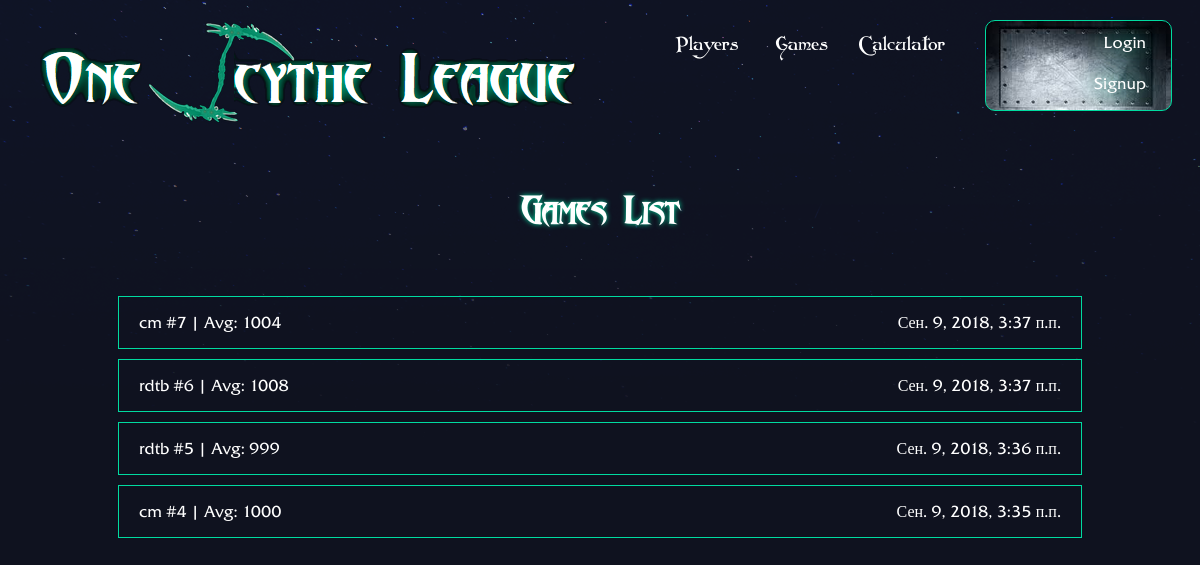
/games/, run on the app's committed database.
### calculator/models.py (models this page shows, shortened)
class Game(models.Model):
    date = models.DateTimeField(auto_now_add=True)
    mode = models.ForeignKey(
        'GameMode',
        on_delete=models.CASCADE,
    )
    players = models.ManyToManyField(
        Player,
        related_name='games',
        blank=True,
        through='PlayerInGame',
    )
    SENTINEL = 'Sentinel'
    SCOURGE = 'Scourge'
    DRAW = 'Draw'
    WINNER_CHOICES = (
        (SENTINEL, 'Sentinel'),
        (SCOURGE, 'Scourge'),
        (DRAW, 'Draw'),
    )
    winner = models.CharField(
        max_length=10,
        choices=WINNER_CHOICES,
        default=DRAW,
    )
    cost = models.IntegerField(default=0)
    COST_CONST = 25
    avg_sentinel = models.IntegerField(default=0)
    avg_scourge = models.IntegerField(default=0)
    count_players_sentinel = models.IntegerField(default=0)
    count_players_scourge = models.IntegerField(default=0)
    class Meta:
        ordering = ['-date']
    def __str__(self):
        return (str(self.mode) + " #" + str(self.id)) + " | Avg: " + str(int( (self.avg_sentinel + self.avg_scourge)/2))

class GameMode(models.Model):
    line = models.CharField(max_length=15)
    def __str__(self):
        return self.line

### calculator/views.py (the view)
# urls.py: url(r'^games/$', views.games_list, name='games_list'),
def games_list(request):
    games = Game.objects.all().order_by('-date');
    return render(request, 'calculator/games_list.html', { 'games': games })

### calculator/templates/calculator/games_list.html
{% extends 'base_layout.html' %}
{% block content %}
<h1>Games List</h1>
<div class="games-info-list">
  {% for game in games %}
    <a href="{% url 'calculator:game_detail' pk=game.pk %}">
      <div class="game-info">
        <p class="game-name">
          {{game}}
        </p>
        <p class="game-date">
          {{game.date}}
        </p>
      </div>
    </a>
  {% empty %}
    <div class="game-info">
      <p class="game-name">
        no games exist
      </p>
    </div>
  {% endfor %}
</div>
{% endblock %}

### assets/css/styles.css (style rules this page uses)
body { display: block; background-color: #0f121f; background-image: url("../image/stars.png"); background-repeat: no-repeat; color: white; font-family: "FRIZQT"; }
a, a:hover, a:visited { color: #fff; text-decoration: none; }
.content > h1, h2 { text-align: center; font-family: "Abaddon"; padding-bottom: 10px; padding-top: 20px; text-transform: capitalize; border: 1px none #fff; }
.content > h1 { font-size: 2.2em; text-shadow: #00dba0 0 0 5px; padding-bottom: 40px; }
.players-info-list, .games-info-list, .player-in-game-info-list { margin: 20px 100px 20px 100px; display: block; border: 1px none #fff; }
.player-info, .game-info, .player-in-game-info { display: grid; grid-template-columns: 3fr 1fr; border: 1px solid #00dba0; padding: 0px 20px; margin: 10px; }
.game-name { text-align: left; border: 1px none #fff; }
.game-date { text-align: right; border: 1px none #fff; }

### data on the page
Game: mode+id+avg_sentinel "cm #7 | Avg: 1004", date "Сен. 9, 2018, 3:37 п.п."
Game: mode+id+avg_sentinel "rdtb #6 | Avg: 1008", date "Сен. 9, 2018, 3:37 п.п."
Game: mode+id+avg_sentinel "rdtb #5 | Avg: 999", date "Сен. 9, 2018, 3:36 п.п."
Game: mode+id+avg_sentinel "cm #4 | Avg: 1000", date "Сен. 9, 2018, 3:35 п.п."
